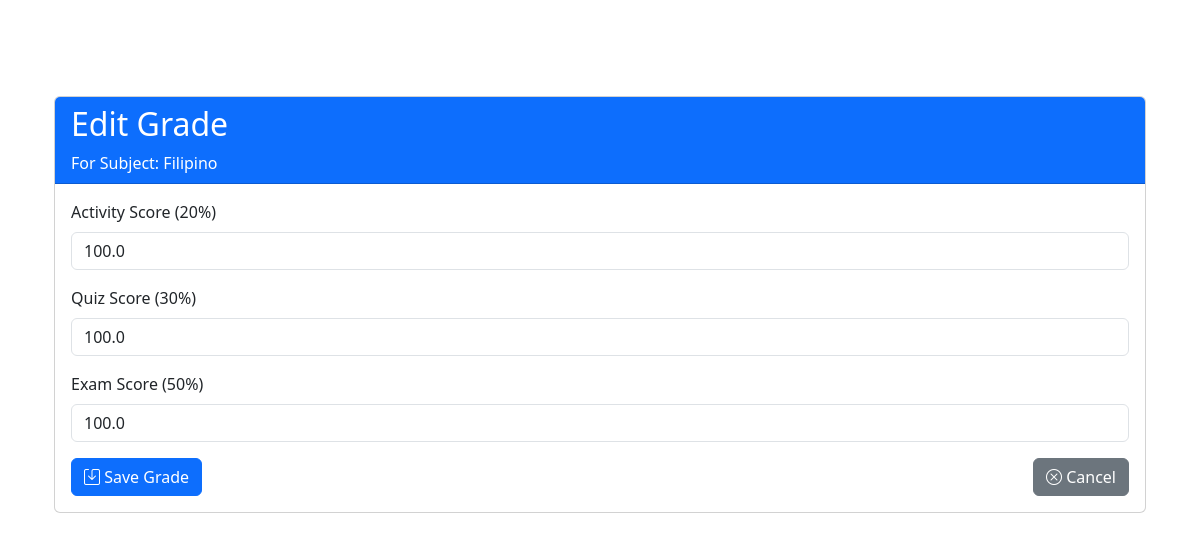
The app's page /grades/8/update/ with its own data.
### students/models.py (models this page shows, shortened)
class Subject(models.Model):
    name = models.CharField(max_length=100)
    student = models.ForeignKey(
        Student,
        on_delete=models.CASCADE,
        related_name='subjects'
    )

class Grade(models.Model):
    subject = models.ForeignKey(
        Subject,
        on_delete=models.CASCADE,
        related_name='grades'
    )
    activity = models.FloatField(
        validators=[MinValueValidator(0), MaxValueValidator(100)]
    )
    quiz = models.FloatField(
        validators=[MinValueValidator(0), MaxValueValidator(100)]
    )
    exam = models.FloatField(
        validators=[MinValueValidator(0), MaxValueValidator(100)]
    )

### students/views.py (the view, shortened to what this page needs)
# urls.py: path('grades/<int:pk>/update/', GradeUpdateView.as_view(), name='grade-update'),
class GradeUpdateView(UpdateView):
    model = Grade
    fields = ['activity', 'quiz', 'exam']
    template_name = 'students/grade_form.html'
    def get_context_data(self, **kwargs):
        context = super().get_context_data(**kwargs)
        context['subject'] = self.object.subject
        return context

### templates/students/grade_form.html (shortened to what this page needs)
{% extends 'students/base.html' %}
{% block content %}
<div class="container py-5">
    <div class="card">
        <div class="card-header bg-primary text-white">
            <h2>{% if object %}Edit{% else %}Add New{% endif %} Grade</h2>
            <p class="mb-0">For Subject: {{ subject.name }}</p>
        </div>
        <div class="card-body">
            <form method="post">
                <div class="mb-3">
                    <label for="id_activity" class="form-label">Activity Score (20%)</label>
                    <input type="number" class="form-control" id="id_activity" name="activity"
                           min="0" max="100" step="0.01"
                           value="{{ form.activity.value|default_if_none:'' }}" required>
                </div>
                <div class="mb-3">
                    <label for="id_quiz" class="form-label">Quiz Score (30%)</label>
                    <input type="number" class="form-control" id="id_quiz" name="quiz"
                           min="0" max="100" step="0.01"
                           value="{{ form.quiz.value|default_if_none:'' }}" required>
                </div>
                <div class="mb-3">
                    <label for="id_exam" class="form-label">Exam Score (50%)</label>
                    <input type="number" class="form-control" id="id_exam" name="exam"
                           min="0" max="100" step="0.01"
                           value="{{ form.exam.value|default_if_none:'' }}" required>
                </div>
                <div class="d-flex justify-content-between">
                    <button type="submit" class="btn btn-primary">
                        <i class="bi bi-save"></i> Save Grade
                    </button>
                    <a href="{% url 'student-detail' subject.student.id %}"
                       class="btn btn-secondary">
                        <i class="bi bi-x-circle"></i> Cancel
                    </a>
                </div>
            </form>
        </div>
    </div>
</div>
{% endblock %}

### records on screen
Subject: name "Filipino"
Grade: activity "100.0", quiz "100.0", exam "100.0"
